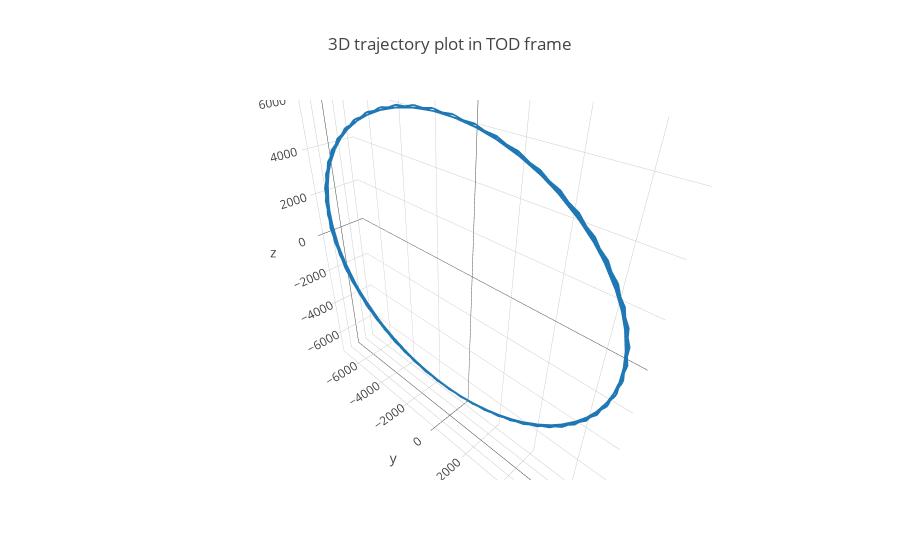

This figure's notebook cell:
### Markdown cell above
3D plot

### Code cell
import plotly.graph_objs as go

trace = go.Scatter3d(
    x = 1e-3 * PV_tod_df['x'],
    y = 1e-3 * PV_tod_df['y'],
    z = 1e-3 * PV_tod_df['z'],
    mode='lines',
    line=dict(
        color='#1f77b4',
        width=3
    )
)

data = [trace]

layout = go.Layout(
    title = '3D trajectory plot in TOD frame',
    scene=dict(
        aspectmode='data'
    )
)

fig = dict(data=data, layout=layout)

py.iplot(fig)

### Figure 1 — Plotly figure (JSON) as saved in the notebook; plotly's stock layout.template omitted (floating-point values rounded to 4 significant figures; data arrays with more than 128 entries replaced by an {"elided": "..."} marker saying what was removed)
{"data": [{"line": {"color": "#1f77b4", "width": 3}, "mode": "lines", "type": "scatter3d", "uid": "898f709c-73dd-459c-bae7-a4c0a88df77f", "x": {"elided": "288 float values"}, "y": {"elided": "288 float values"}, "z": {"elided": "288 float values"}}], "layout": {"autosize": true, "scene": {"aspectmode": "data", "aspectratio": {"x": 0.3089, "y": 1.803, "z": 1.795}}, "title": {"text": "3D trajectory plot in TOD frame"}}}
